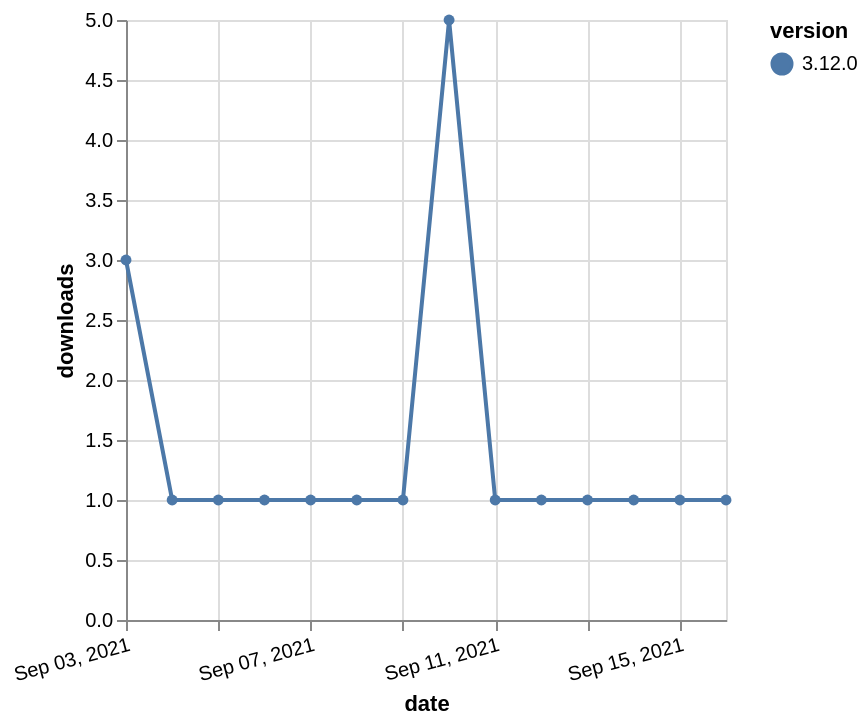

This figure's Vega-Lite source:
### Vega-Lite specification from a JSON file in a GitHub repository (floating-point values rounded to 4 significant figures)
{"$schema": "https://vega.github.io/schema/vega-lite/v5.json", "description": "A simple bar chart with embedded data.", "data": {"values": [{"date": "2021-09-03", "total": 489, "delta": 3, "version": "3.12.0"}, {"date": "2021-09-04", "total": 490, "delta": 1, "version": "3.12.0"}, {"date": "2021-09-05", "total": 491, "delta": 1, "version": "3.12.0"}, {"date": "2021-09-06", "total": 492, "delta": 1, "version": "3.12.0"}, {"date": "2021-09-07", "total": 493, "delta": 1, "version": "3.12.0"}, {"date": "2021-09-08", "total": 494, "delta": 1, "version": "3.12.0"}, {"date": "2021-09-09", "total": 495, "delta": 1, "version": "3.12.0"}, {"date": "2021-09-10", "total": 500, "delta": 5, "version": "3.12.0"}, {"date": "2021-09-11", "total": 501, "delta": 1, "version": "3.12.0"}, {"date": "2021-09-12", "total": 502, "delta": 1, "version": "3.12.0"}, {"date": "2021-09-13", "total": 503, "delta": 1, "version": "3.12.0"}, {"date": "2021-09-14", "total": 504, "delta": 1, "version": "3.12.0"}, {"date": "2021-09-15", "total": 505, "delta": 1, "version": "3.12.0"}, {"date": "2021-09-16", "total": 506, "delta": 1, "version": "3.12.0"}]}, "width": "container", "mark": {"type": "line", "point": {"filled": true}}, "encoding": {"x": {"field": "date", "type": "temporal", "timeUnit": "yearmonthdate", "title": "date", "axis": {"labelAngle": -15}}, "y": {"field": "delta", "type": "quantitative", "title": "downloads"}, "color": {"field": "version", "type": "nominal"}, "tooltip": {"field": "delta"}}}
